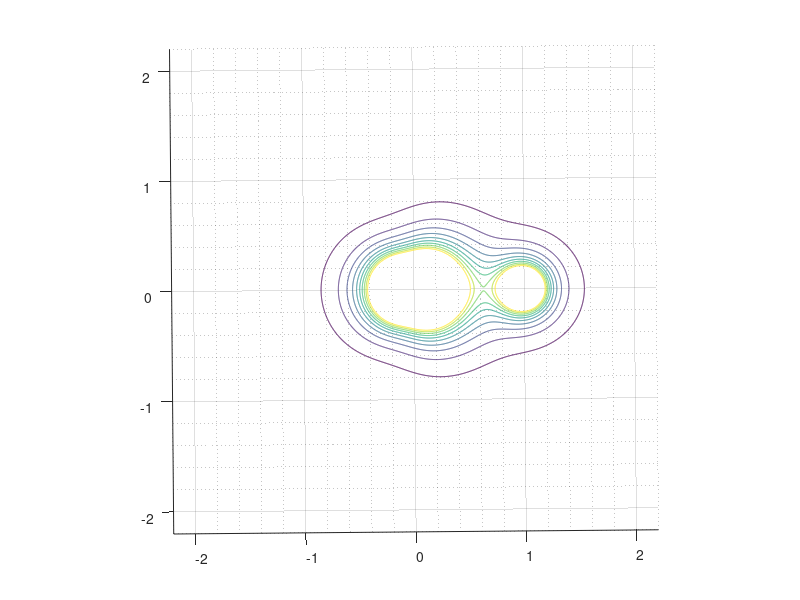

MATLAB code to generate this figure: (Note: this script raises an error after producing the figure.)
function r3bp_approx_2bp()
    Earth_mass = 5.9722;% * 10^24;
    Moon_mass = 0.0123 * Earth_mass;
    M = Earth_mass + Moon_mass;
    mu = Moon_mass / M;

    Earth_pos = [-mu;0];
    Moon_pos = [1-mu;0];
    
    x_error = @(x,y)...
        abs( (1-mu)./((x-Earth_pos(1)).^2+y.^2).^(3/2).*(Earth_pos(1)-x)+...
        mu./((x-Moon_pos(1)).^2+y.^2).^(3/2).*(Moon_pos(1)-x)+1./(x.^2+y.^2).^(3/2).*x );
    y_error = @(x,y)...
        abs( (1-mu)./((x-Earth_pos(1)).^2+y.^2).^(3/2).*y+...
        mu./((x-Moon_pos(1)).^2+y.^2).^(3/2).*y-1./(x.^2+y.^2).^(3/2).*y );
    
    [X,Y] = meshgrid(-2.2:0.002:2.2,-2.2:0.002:2.2);
    
    x_err = x_error(X,Y);
    y_err = y_error(X,Y);
    
    E = sqrt( x_err.^2 + y_err.^2 );
    E(E>0.3) = 0.3; E = E - 0.3;
    
    fig1 = figure('Position',[5 -21 1036 1104]);
    hold on; grid on; grid minor; view([-0.5 90]); axis square;
    contour(X,Y,E,'Color','red');
    mesh(X,Y,E);
    
    print(fig1,'img/r3bp_approx_2bp','-dpng','-r600','-noui');
end